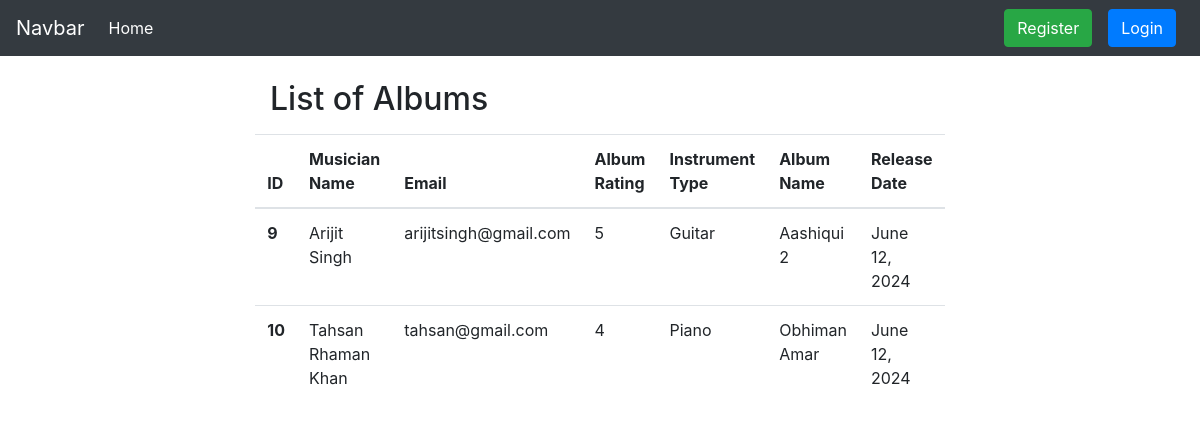
Before: / with the older database file.
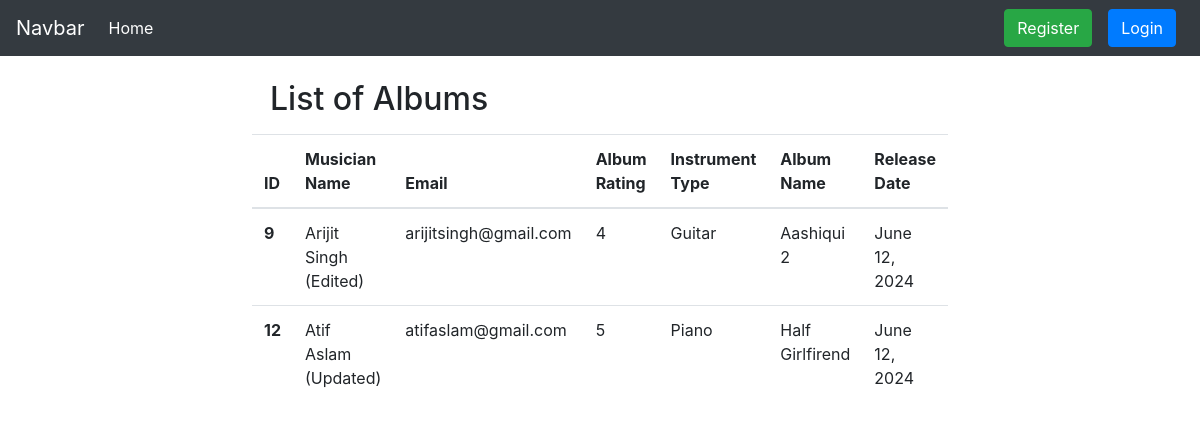
After: the same page with the newer database file.
### album/models.py (models this page shows, shortened)
class Album(models.Model):
    name = models.CharField(max_length=30)
    musician = models.ForeignKey(Musician, on_delete=models.CASCADE)
    release_date = models.DateField(auto_now=True)
    Ratings = [('1', '1'), ('2', '2'), ('3', '3'), ('4', '4'), ('5' , '5')]
    rating = models.CharField(max_length=10, choices=Ratings)

### musician/models.py (models this page shows, shortened)
class Musician(models.Model):
    first_name = models.CharField(max_length=30)
    last_name = models.CharField(max_length=30)
    email = models.EmailField()
    phone_no = models.CharField(max_length=11)
    instrument_type = models.CharField(max_length=30)

### Musicians/views.py (the view)
# urls.py: 2. Add a URL to urlpatterns:  path('', views.home, name='home')
def home(request):
    album_list = Album.objects.all()
    return render(request, 'home.html', {'list': album_list})

### templates/home.html (shortened to what this page needs)
{% extends 'base.html' %}
{% load crispy_forms_tags %}
{% block body %}
<h2 style="width: 55%; margin: auto;" class="mt-4">List of Albums</h2>
<table class="table mt-3" style="width: 55%; margin: auto;" >
    <thead>
      <tr>
        <th scope="col">ID</th>
        <th scope="col">Musician Name</th>
        <th scope="col">Email</th>
        <th scope="col">Album Rating</th>
        <th scope="col">Instrument Type</th>
        <th scope="col">Album Name</th>
        <th scope="col">Release Date</th>
      </tr>
    </thead>
    <tbody>
        {% for album in list %}
        <tr>
            <th scope="row">{{album.id}}</th>
            {% if user.is_authenticated %}
            <td><a class="text-dark" href="{% url 'edit_musician' album.musician.id %}">{{album.musician.first_name}} {{album.musician.last_name}}</a></td>
            {% else %}
            <td>{{album.musician.first_name}} {{album.musician.last_name}}</td>
            {% endif %}
            <td>{{album.musician.email}}</td>
            <td>{{album.rating}}</td>
            <td>{{album.musician.instrument_type}}</td>
            <td>{{album.name}}</td>
            <td>{{album.release_date}}</td>
          </tr>
        {% endfor %}
    </tbody>
  </table>
{% endblock %}

### templates/base.html (shortened to what this page needs)
<!doctype html>
<html lang="en">
  <head>
    <link rel="stylesheet" href="https://cdn.jsdelivr.net/npm/bootstrap@4.0.0/dist/css/bootstrap.min.css">
  </head>
  <body>
    <nav class="navbar navbar-expand-lg navbar-dark bg-dark">
      <a class="navbar-brand" href="#">Navbar</a>
      <div class="collapse navbar-collapse" id="navbarSupportedContent">
        <ul class="navbar-nav mr-auto">
          <li class="nav-item active">
            <a class="nav-link" href="{% url 'homepage' %}">Home <span class="sr-only">(current)</span></a>
          </li>
        </ul>
        <div class="form-inline my-2 my-lg-0">
          {% if user.is_authenticated %}
          <a href="{% url 'profile' %}" class="btn btn-success text-white mx-2">Profile</a>
          <form action="{% url 'logout' %}" method="post">
            {% csrf_token %}
            <button type="submit" class="btn btn-danger text-white">Logout</button>
          </form>
          {% else %}
          <a href="{% url 'registration' %}" class="btn btn-success text-white mx-2">Register</a>
          <a href="{% url 'login' %}" class="btn btn-primary text-white mx-2">Login</a>
          {% endif %}
        </div>
      </div>
    </nav>
    {% block body %}
    {% endblock %}
  </body>
</html>

Changed rows visible on the page:
removed Album: id "10", musician.first_name "Tahsan", musician.last_name "Rhaman Khan", musician.email "tahsan@gmail.com", rating "4", musician.instrument_type "Piano", name "Obhiman Amar", release_date "June 12, 2024"
changed Album "Aashiqui 2": musician.last_name "Singh" → "Singh (Edited)"; rating "5" → "4"
added Album: id "12", musician.first_name "Atif", musician.last_name "Aslam (Updated)", musician.email "atifaslam@gmail.com", rating "5", musician.instrument_type "Piano", name "Half Girlfirend", release_date "June 12, 2024"
